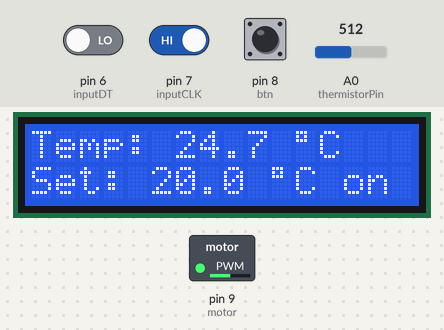
Bench run of a sketch on a simulated Arduino Uno, built with avr-gcc and run on an emulated ATmega328P. Parts: 16×2 character LCD, switched loads named in the sketch (green lamp = pin HIGH). The inputs (shaded band) are chosen by the test bench; at power-on: A0 (thermistorPin) = 512, pin 7 (inputCLK) HIGH, pin 6 (inputDT) LOW, pin 8 (btn) LOW.

Above: at 1.2 s.
1.3 s: A0 (thermistorPin) set to 477
At 1.59 s:
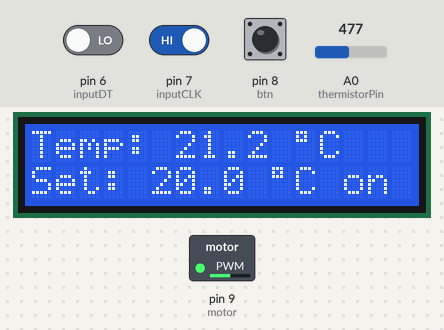
4.3 s: A0 (thermistorPin) set to 449
At 4.63 s:
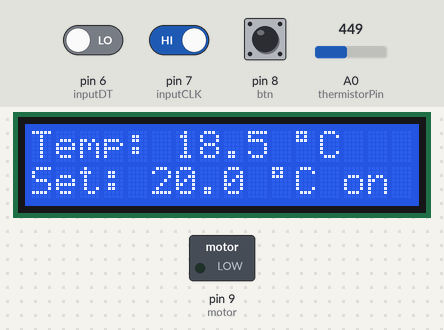
6.7 s: pin 7 (inputCLK) driven LOW
At 7.01 s:
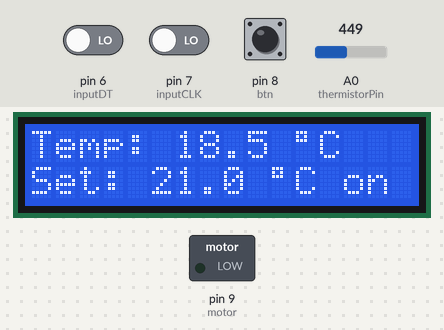
9.7 s: A0 (thermistorPin) set to 511
At 9.91 s:
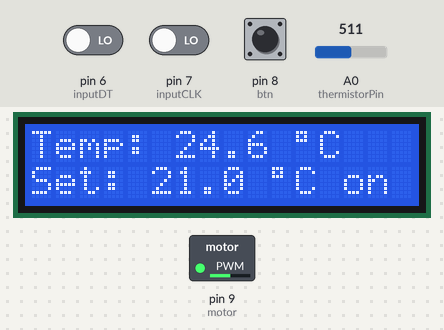
11.2 s: pin 7 (inputCLK) driven HIGH
At 11.5 s:
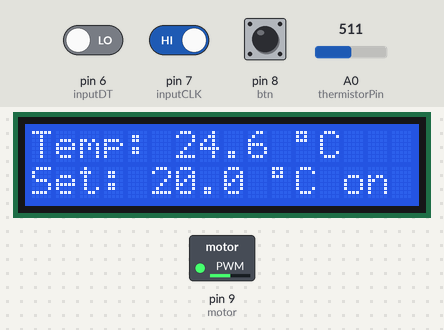
12.8 s: A0 (thermistorPin) set to 122
At 13.08 s:
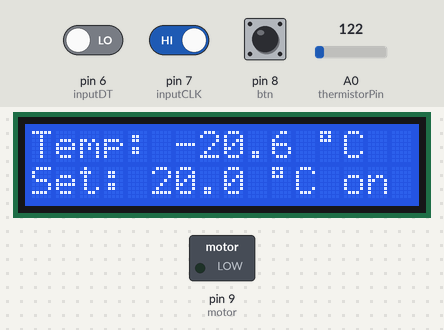
Timing chart, 0 to 15.8 s (numbered marks = the images above; inputs shaded):
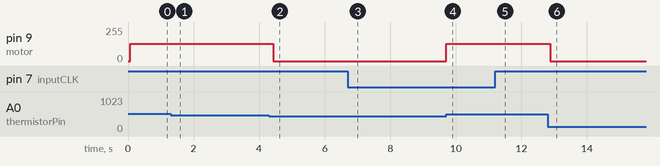

Measured:
- the behaviour switches between 465 and 464 on A0 (thermistorPin) (found by bisection; images 1 and 2)
- after the input at 4.3 s, pin 9 (motor): 128/255 → 0/255 after 0.12 s; the display: changes after 0.15 s (image 2)
- after the input at 6.7 s, the display: first differs from a run without the input after 0.13 s (image 3)
- after the input at 9.7 s, pin 9 (motor): 0/255 → 128/255 at once; the display: changes at once (image 4)
- after the input at 11.2 s, the display: first differs from a run without the input after 0.12 s (image 5)
- after the input at 12.8 s, pin 9 (motor): 128/255 → 0/255 after 0.08 s; the display: first differs from a run without the input after 0.10 s (image 6)

The sketch:

automatic-temperature-control-system.ino
```cpp
#include "Adafruit_LiquidCrystal.h" // Library for LCD display.

// Define I/O pins
#define thermistorPin A0 // Thermistor is connected to analog pin 0.
#define inputCLK 7       // Input clock pin for the rotary encoder.
#define inputDT 6        // Input data pin for the rotary encoder.
#define btn 8            // Button pin for the rotary encoder.
#define motor 9          // Motor pin is connected to digital pin 9.

// LCD PINS
const int rs = 10, en = 11, d4 = 5, d5 = 4, d6 = 3, d7 = 2; // LCD pins.
Adafruit_LiquidCrystal lcd(rs, en, d4, d5, d6, d7);         // LCD object.

// Thermistor Variables
int Vo;                                             // Thermistor voltage.
float R1 = 10000;                                   // Resistance of thermistor.
float R2, T;                                        // Resistance of thermistor and temperature.
float c1 = 1.009249522e-03, c2 = 2.378405444e-04, c3 = 2.019202697e-07; // Thermistor coefficients.

// Rotary Encoder Variables
float preferredTemp = 21;                           // Preferred temperature (default 21 degrees Celsius).
// float preferredTemp = 69.8;                         // Preferred temperature (default 69.8 degrees Fahrenheit) (uncomment this line if you want to use Fahrenheit).
float currentTemp;                                  // Current temperature.
int currentStateCLK;                                // Current state of the input clock pin.
int previousStateCLK;                               // Previous state of the input clock pin.

int currentMotorToggleState;                        // Current toggle state of the motor.
int previousMotorToggleState;                       // Previous toggle state of the motor.
String motorToggleState = "on";                     // Motor toggle state.

void setup() {
   lcd.begin(16, 2);                                // Initialize LCD.

   pinMode(thermistorPin, INPUT);                   // Set thermistor pin as input.

   pinMode (inputCLK, INPUT);                       // Set input clock pin as input.
   pinMode (inputDT, INPUT);                        // Set input data pin as input.

   pinMode (btn, INPUT);                            // Set button pin as input.

   pinMode (motor, OUTPUT);                         // Set motor pin as output.

   currentMotorToggleState = digitalRead(btn);      // Set current toggle state of the motor.
}

/**
   * Sets the preferred temperature.
   */
void setPreferredTemp() {
   // Read the current state of inputCLK
   currentStateCLK = digitalRead(inputCLK);

   // If the previous and the current state of the inputCLK are different then a pulse has occured
   if (currentStateCLK != previousStateCLK){
      // If the inputDT state is different than the inputCLK state then
      // the encoder is rotating counterclockwise
      if (digitalRead(inputDT) == currentStateCLK) {
         preferredTemp++;
      } else {
         // Encoder is rotating clockwise
         preferredTemp--;
      }
   }

   // Update previousStateCLK with the current state
   previousStateCLK = currentStateCLK;
}

/**
   * Returns the current temperature that is measured by the thermistor.
   */
float getTemp() {
   Vo = analogRead(thermistorPin); // Read the voltage from the thermistor.
   R2 = R1 * (1023.0 / (float)Vo - 1.0); // Calculate the resistance of the thermistor.
   currentTemp = (1.0 / (c1 + (c2 * log(R2)) + (c3 * log(R2) * log(R2) * log(R2)))) - 273.15; // Calculate the temperature in degrees Celsius.
   // currentTemp = (currentTemp * 9.0 / 5.0) + 32.0; // Convert the temperature to degrees Fahrenheit (uncomment this line if you want to use Fahrenheit).

   return currentTemp;
}

/**
   * Returns the preferred temperature.
   */
float getPreferredTemp() {
   return preferredTemp;
}

/**
   * Turns the motor on or off.
   * If the current temperature is higher than the preferred temperature, the motor will be turned on.
   * @param currentMotorToggleState: "on" or "off"
   */
void setMotorToggleState(int CurrentMotorToggleState) {
   if ((currentMotorToggleState == HIGH) && (previousMotorToggleState == LOW)) {
      if (motorToggleState == "on") {
         motorToggleState = "off";
      } else {
         motorToggleState = "on";
      }
   }

   previousMotorToggleState = currentMotorToggleState;
}

/**
   * Returns the current state of the motor.
   */
String getMotorToggleState() {
   return motorToggleState;
}

/**
   * Turns the motor on or off depending on the current state of the motor.
   */
void activateMotor() {
   if (getMotorToggleState().equals("on")) {
      if (getTemp() > getPreferredTemp()) {
         analogWrite(motor, 128);
      } else {
         analogWrite(motor, 0);
      }
   } else {
      analogWrite(motor, 0);
   }
}

/**
   * Prints the current temperature and the preferred temperature on the LCD.
   */
void updateLCD() {
   lcd.setCursor(0, 0);
   lcd.print("Temp: ");
   lcd.print(getTemp(), 1);
   lcd.print(" ");
   lcd.print((char)223);
   lcd.print("C");
   lcd.setCursor(0, 1);
   lcd.print("Set: ");
   lcd.print(getPreferredTemp(), 1);
   lcd.print(" ");
   lcd.print((char)223);
   lcd.print("C");

   lcd.setCursor(13, 1);
   lcd.print(getMotorToggleState());

   delay(100);

   lcd.clear();
}

void loop() {
   float currentTemp = getTemp();
   float preferredTemp = getPreferredTemp();
   int currentMotorToggleState = digitalRead(btn);
   setPreferredTemp();
   setMotorToggleState(currentMotorToggleState);
   activateMotor();
   updateLCD();
}
```
